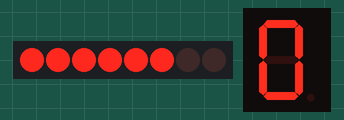
This program was run on a simulated Raspberry Pi Pico running MicroPython. Parts: 8 shift-register outputs drawn as a row of LEDs (first output left, lit = HIGH), 1-digit seven-segment display. Wiring (from the project's diagram.json): white button on GP10, red button on GP11, yellow button on GP12, blue button on GP13. The segment pins are drawn as the display they are named for.

Above: at 0.18 s.
At 5.31 s:
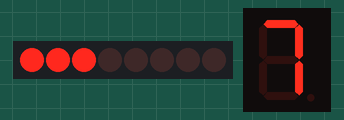
At 8.01 s:
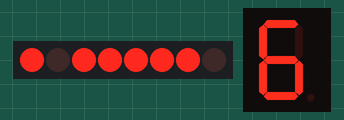
At 13.74 s:
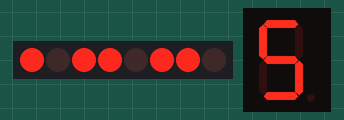
At 22.47 s:
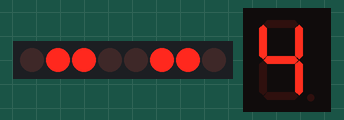
At 39.63 s:
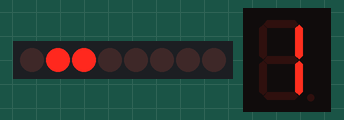
Timing chart, 0 to 40.0 s (numbered marks = the images above):
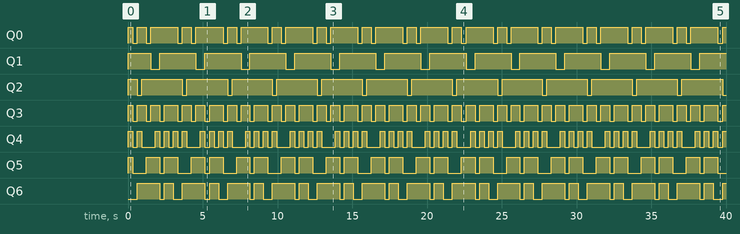

The program:

SevenSegSingle.py
```python
"""
# SevenSegSingle.py
# A simple implementation of a single seven segment display
# unit. Raw unit connected either directly through GPIO pins
# or using a shift register.
# To create the raw unit, send A=n, B=n, C=n... E=n as parameters
# To create the shift register version, send
# dataPin, clockPin and latchPin nos
#
# See a demo at: https://wokwi.com/projects/365454777517844481
# Author: Arijit Sengupta
"""


from machine import Pin
import random
import utime
import time

class SevenSegSingle:
    """
    SevenSegSingle class - implementation of a single seven-segment display
    Can be connected directly via GPIO or via a shift register

    Currently only displays numbers.

    Now supports both common-Cathode as well as common-Anode style displays

    Create a parallel common Cathode version:

    d = SevenSegSingle(A=0, B=1, C=2, D=3, E=4, F=5, G=6, commonCathode=True)

    Create a shift-registered common anode version:

    d = SevenSegSingle(dataPin=25, clockPin=26, latchPin=27, commonCathode=False)
    """

    def __init__(self, A=0, B=1, C=2, D=3, E=4, F=5, G=6,
                     commonCathode=True, *, dataPin=None, clockPin=None, latchPin=None):
        """
        Constructor - call as SevenSeg(A=n, B=n, C=n... G=n) for direct connection
        or as  SevenSeg(dataPin=n, clockPin=n, latchPin=n) if using a shift register
        """

        pinarray = [A, B, C, D, E, F, G]
        self._digitcodes = ["11111100", "01100000", "11011010", "11110010", "01100110",
                                "10110110", "10111110", "11100000", "11111110", "11110110"]
        self.commcathode = commonCathode
        self._parallelPins = []
        if dataPin is None:
            for p in range(0, 7):
                self._parallelPins.append(Pin(pinarray[p],Pin.OUT))
                self._data = None
        else:
            self._data = Pin(dataPin, Pin.OUT)
            self._latch = Pin(latchPin, Pin.OUT)
            self._clock = Pin(clockPin, Pin.OUT)

    def show(self, n):
        """
        Show a number on the seven segment display - only supports 0-9
        """

        if n < 0 or n > 9:
            raise ValueError('This class can only display a number between 0-9')
        else:
            if self._data is None:
                self._parallel_update(self._digitcodes[n])
            else:
                self._shift_update(self._digitcodes[n])

    def _valueOf(self, val)->int:
        if self.commcathode:
            return int(val)
        else:
            return 0 if int(val) == 1 else 1

    def _parallel_update(self, input):
        for i in range(0,7):
            self._parallelPins[i].value(self._valueOf(input[i]))

    def _shift_update(self, input):
        #put latch down to start data sending
        self._clock.value(0)
        self._latch.value(0)
        self._clock.value(1)

        #load data in reverse order
        for i in range(7, -1, -1):
            self._clock.value(0)
            self._data.value(self._valueOf(input[i]))
            self._clock.value(1)

        #put latch up to store data on register
        self._clock.value(0)
        self._latch.value(1)
        self._clock.value(1)

### Test this module if needed. Direct connect uses the default
### A=0 through G=7

if __name__ == '__main__':
    d1 = SevenSegSingle(dataPin = 16, clockPin = 18, latchPin = 17)
    d2 = SevenSegSingle()
    for i in range(0,100000):
        d1.show(i%10)
        d2.show(i%10)
        time.sleep(0.3)
```

Measured:
- by itself, Q0: repeats every 3.0 s: LOW 0.30 s, HIGH 0.60 s, LOW 0.30 s, HIGH 1.8 s
- by itself, Q1: repeats every 3.0 s: LOW 0.60 s, HIGH 2.4 s
- by itself, Q2: repeats every 3.0 s: LOW 0.30 s, HIGH 2.7 s
- by itself, Q3: repeats every 3.0 s: 2 × (LOW 0.30 s, HIGH 0.60 s), LOW 0.30 s, HIGH 0.90 s
- by itself, Q4: repeats every 3.0 s: LOW 0.30 s, HIGH 0.30 s, LOW 0.90 s, 2 × (HIGH 0.30 s, LOW 0.30 s), HIGH 0.30 s
- by itself, Q5: repeats every 3.0 s: LOW 0.90 s, HIGH 0.90 s, LOW 0.30 s, HIGH 0.90 s
- by itself, Q6: repeats every 3.0 s: LOW 0.30 s, HIGH 0.60 s, LOW 0.60 s, HIGH 1.5 s
